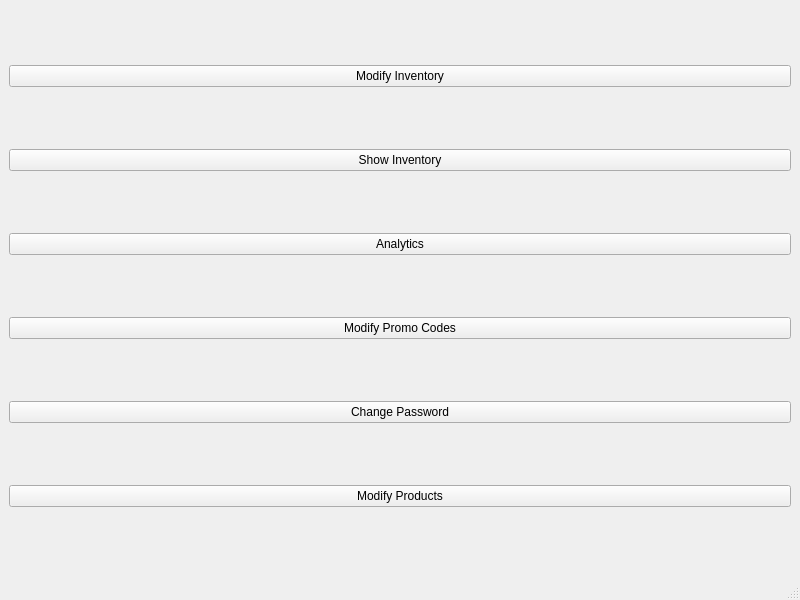
<?xml version="1.0" encoding="UTF-8"?>
<ui version="4.0">
 <class>MainAdminWindow</class>
 <widget class="QMainWindow" name="MainAdminWindow">
  <property name="geometry">
   <rect>
    <x>0</x>
    <y>0</y>
    <width>800</width>
    <height>600</height>
   </rect>
  </property>
  <property name="windowTitle">
   <string>MainWindow</string>
  </property>
  <widget class="QWidget" name="centralwidget">
   <layout class="QVBoxLayout" name="verticalLayout">
    <item>
     <widget class="QPushButton" name="ModifyInventoryButton">
      <property name="text">
       <string>Modify Inventory</string>
      </property>
     </widget>
    </item>
    <item>
     <widget class="QPushButton" name="ShowInventoryButton">
      <property name="text">
       <string>Show Inventory</string>
      </property>
     </widget>
    </item>
    <item>
     <widget class="QPushButton" name="AnalyticsButton">
      <property name="text">
       <string>Analytics</string>
      </property>
     </widget>
    </item>
    <item>
     <widget class="QPushButton" name="ModifyPromoCodesButton">
      <property name="text">
       <string>Modify Promo Codes</string>
      </property>
     </widget>
    </item>
    <item>
     <widget class="QPushButton" name="ChangePasswordButton">
      <property name="text">
       <string>Change Password</string>
      </property>
     </widget>
    </item>
    <item>
     <widget class="QPushButton" name="AddProductButton">
      <property name="text">
       <string>Modify Products</string>
      </property>
     </widget>
    </item>
   </layout>
  </widget>
  <widget class="QMenuBar" name="menubar">
   <property name="geometry">
    <rect>
     <x>0</x>
     <y>0</y>
     <width>800</width>
     <height>21</height>
    </rect>
   </property>
  </widget>
  <widget class="QStatusBar" name="statusbar"/>
 </widget>
 <resources/>
 <connections/>
</ui>
